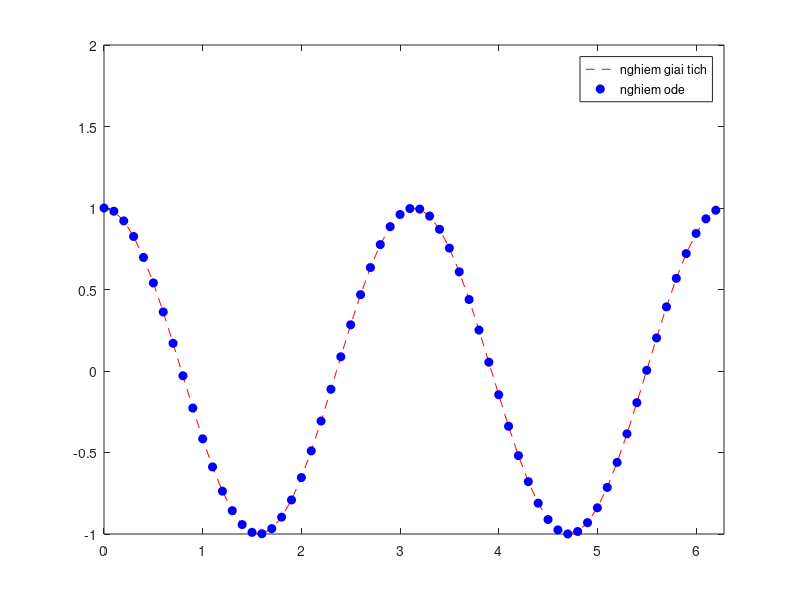

The MATLAB source for this figure:
function bai6
    [x,y]=ode45(@F,[0:0.1:2*pi],[1,0]);
    figure
    plot(x,cos(2*x),'--r');hold on
    plot(x,y(:,1),'ob','markerfacecolor','b')
    legend('nghiem giai tich','nghiem ode');
    axis([0,2*pi,-1,2])
function dy=F(x,y)
    dy(1,1)=y(2);
    dy(2,1)=-4*cos(2*x);
